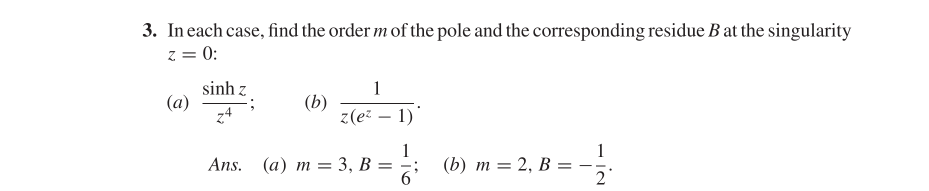
#> input picture 5_04.08.21_09.30.52PM.png, 1857 x 381 px (shown at 1/2 size); its folder holds 3 pictures in this run
$ python stitch_img_vertical.py
#> lines starting #> are read from the running program, lines starting #| are printed output that depends on the picture
import numpy as np
from PIL import Image
import glob

list_im = glob.glob("*.png")
total_width = 0
total_height = 0
max_width = 0
max_height = 0
min_width = 2000
min_height = 0
pre_w = 0
pre_h = 0
ix = []

for img in list_im:
    im = Image.open(img)
#> im is the input picture: PIL image 1857x381 RGBA; mean R, G, B, A 250.2, 250.1, 250.2, 255
    size = im.size
#> size = (1857, 381)
    w = size[0]
#> w = 1857
    h = size[1]
#> h = 381
    total_width += w
#> total_width = 1857
    total_height += h
#> total_height = 381

    if h > max_height:
        max_height = h
#> max_height = 381
    if w > max_width:
        max_width = w
#> max_width = 1857
    if h < min_height:
        min_height = h
    if w < min_width:
        min_width = w
#> min_width = 1857
    ix.append(im)

# [4 lines of commented-out code are left out]

target_vertical = Image.new("RGB", (max_width, total_height))
#> target_vertical: PIL image 1861x1033 RGB; every value is 0

for img in ix:
    target_vertical.paste(img, (pre_w, pre_h, pre_w + img.size[0], pre_h + img.size[1]))
    pre_h += img.size[1]
#> this loop made 3 passes
#> pre_h on passes 1 to 3: 381, 708, 1033
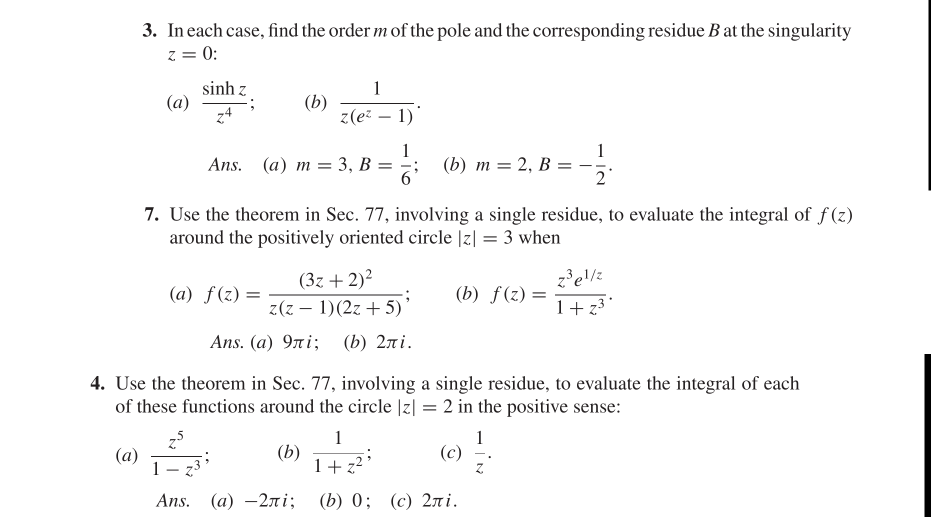
#> target_vertical: PIL image 1861x1033 RGB (shown at 1/2 size); mean R, G, B 248.2, 248, 248.1
#> after the loop, pre_h = 1033


# target_vertical.show()
# target_vertical.save('COMBINED.png', quality=100)

tw, th = target_vertical.size
#> tw = 1861; th = 1033
target_vertical.crop((0, 0, tw - (max_width - min_width), th)).save(
    "new.png", quality=100
)
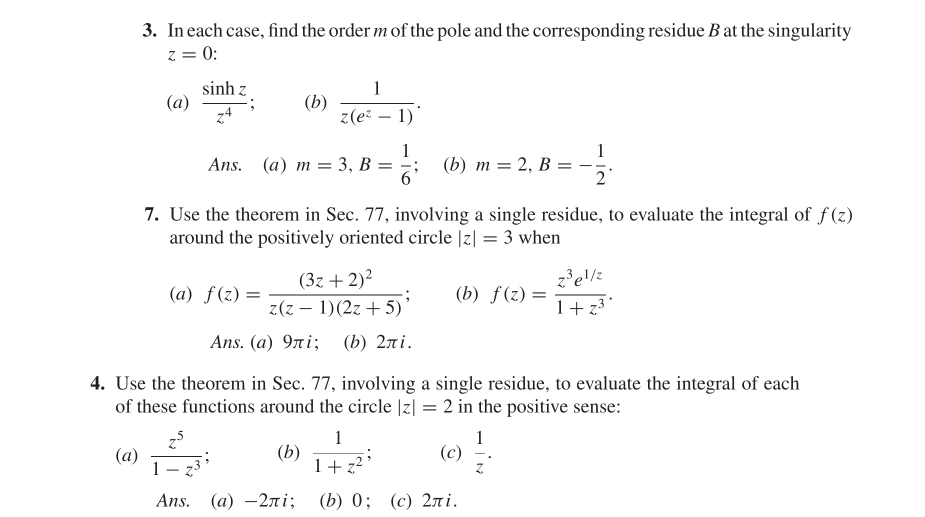
#> saved as new.png: PIL image 1849x1033 RGB (shown at 1/2 size); mean R, G, B 248.8, 248.7, 248.7
